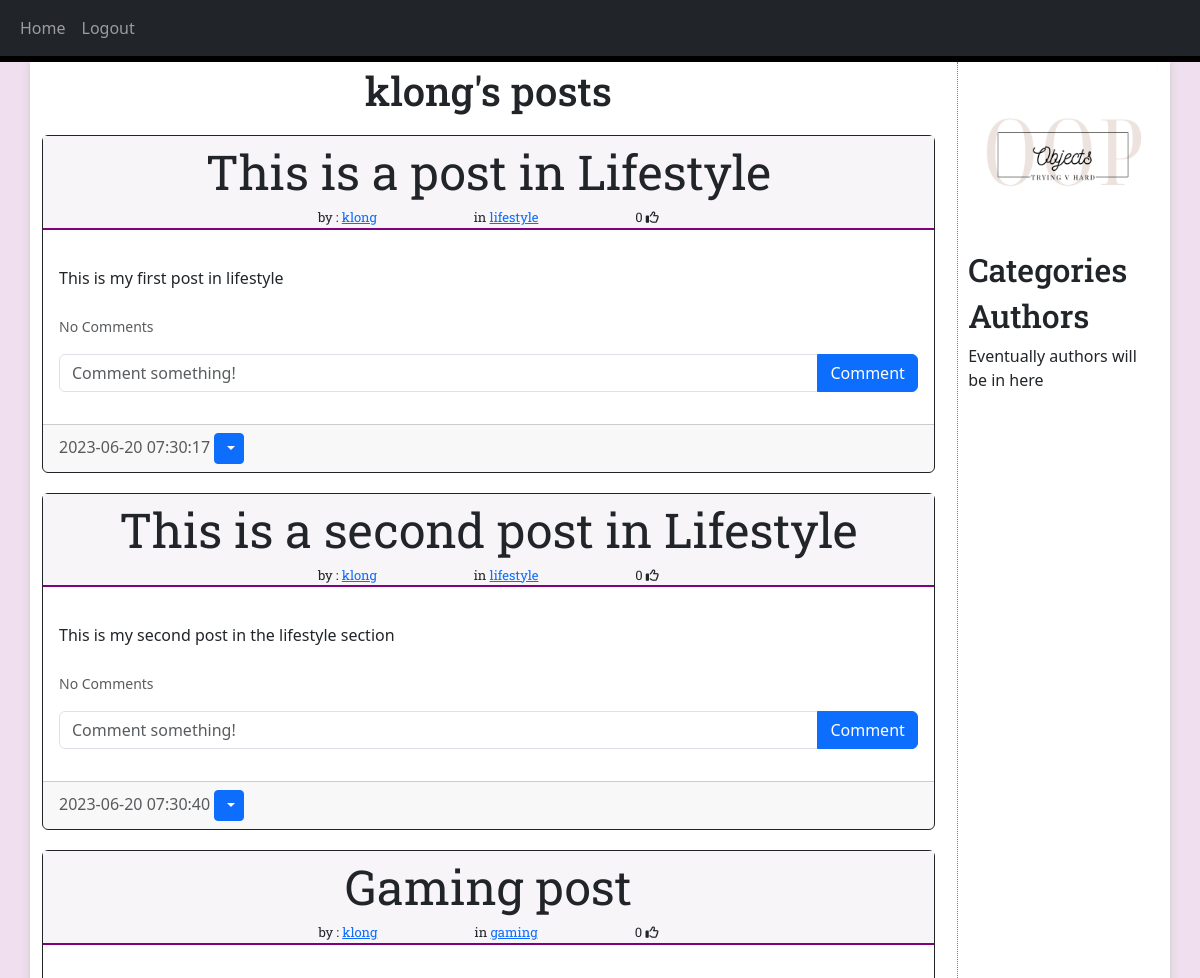
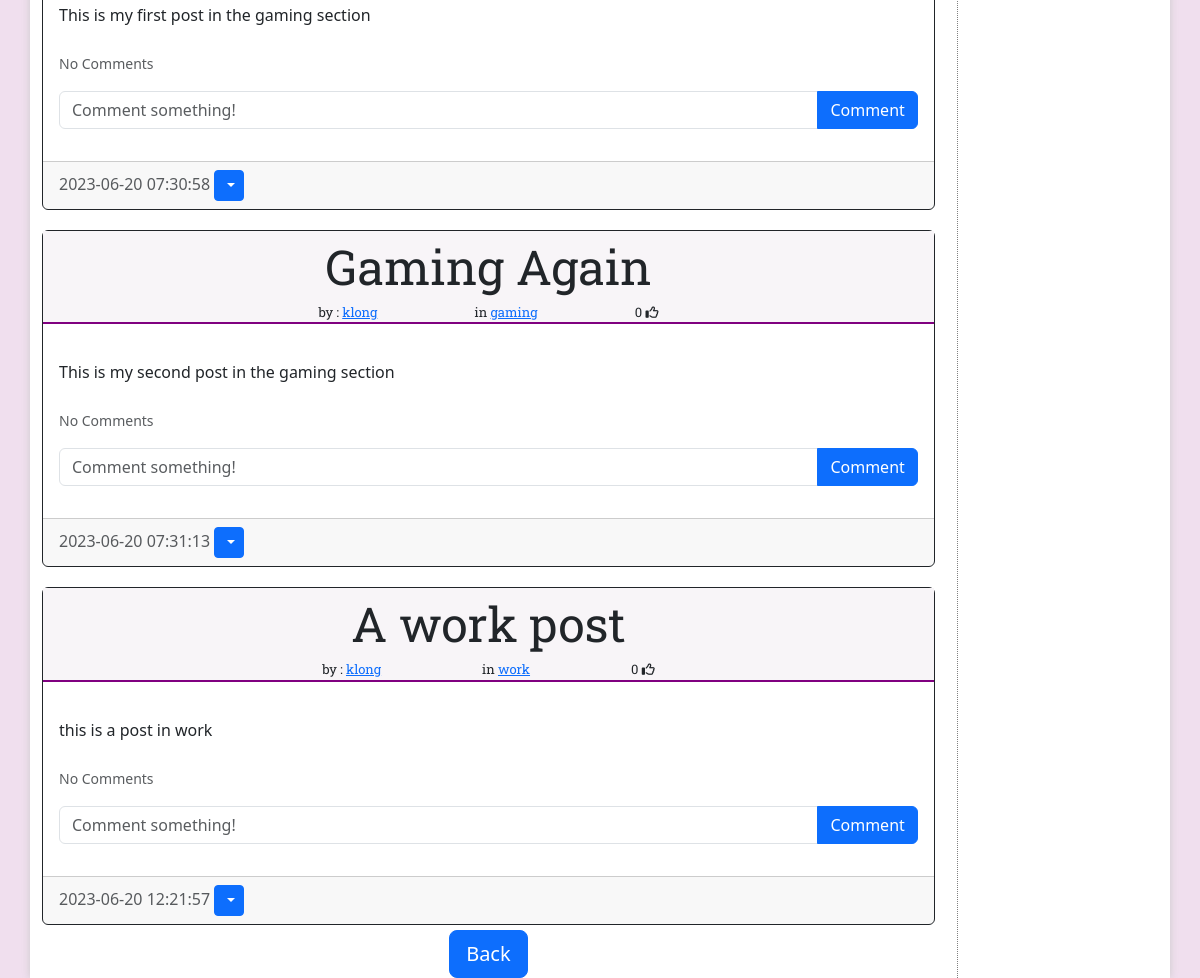
Screenshot of /posts/klong (signed in) with the database file from the repository (2 pictures, top to bottom).
### website/models.py (models this page shows)
class User(db.Model, UserMixin):
    id = db.Column(db.Integer, primary_key = True)
    email = db.Column(db.String(170), unique = True)
    username = db.Column(db.String(170), unique = True)
    password = db.Column(db.String(170))
    date_created = db.Column(db.DateTime(timezone = True),default = func.now())
    posts = db.relationship('Post', backref='user', passive_deletes=True)
    comments = db.relationship('Comment', backref='user', passive_deletes=True)
    likes = db.relationship('Like', backref='user', passive_deletes=True)

class Post(db.Model):
    id = db.Column(db.Integer, primary_key = True)
    title = db.Column(db.String(200),nullable=False)
    category = db.Column(db.String(200))
    text = db.Column(db.Text, nullable = False)
    date_created = db.Column(db.DateTime(timezone=True), default=func.now())
    author = db.Column(db.Integer, db.ForeignKey('user.id', ondelete='CASCADE'), nullable=False)
    comments = db.relationship('Comment', backref='post', passive_deletes=True)
    likes = db.relationship('Like', backref='post', passive_deletes=True)

### website/views.py (the view)
@views.route("/posts/<username>")
@login_required
def posts(username):
    user = User.query.filter_by(username = username).first()
    if not user:
        flash("No user by that name exists", category = 'error')
        return redirect(url_for('views.home'))
    posts = user.posts
    return render_template("posts.html", user=current_user, posts = posts, username = username)

### website/__init__.py (called while the page is built)
def create_app():
    app = Flask(__name__)
    app.config['SECRET_KEY'] = "helloworld"
    app.config['SQLALCHEMY_DATABASE_URI'] = f'sqlite:///{DB_NAME}'
    db.init_app(app)
    from .views import views
    from .auth import auth
    app.register_blueprint(views, url_prefix="/")
    app.register_blueprint(auth, url_prefix="/")
    from .models import User, Post, Comment, Like
    with app.app_context():
        db.create_all()
    login_manager = LoginManager() #login_manager new instance of LoginManager class
    login_manager.login_view = "auth.login" # if the user isn't logged in, put them here
    login_manager.init_app(app)
    @login_manager.user_loader
    def load_user(id): #remember if we get this from an input it will be a string
        return User.query.get(int(id)) #hence the casting
    return app

### website/templates/posts.html (shortened to what this page needs)
{% extends "posts_div.html" %}
{% block header %} {{username}}'s posts {% endblock %}
{% block footer %}
    <div class="center">
      <a href="/home"><button type="button" class="btn btn-primary btn-lg">Back</button></a>
    </div>
{% endblock %}

### website/templates/posts_div.html (shortened to what this page needs)
{% extends "base.html" %} {% block title %}Home{% endblock %} {% block content
%}
<h1 class="center">{% block header %}Posts{% endblock %}</h1>
<div id="posts">
  {% for post in posts %}
  <div class="card border-dark">
    <div class="post_title">
      {{post.title}}
      <div class="post_info">
        <span>by : <a href="/posts/{{post.user.username}}"> {{post.user.username}} </a></span>
        <span> in <a href="/{{post.category}}">{{post.category}}</a></span>
        <span> <span id="likes-count-{{post.id}}">
            {{ post.likes|length }}</span>
          {% if user.id in post.likes|map(attribute="author")|list %}
          <i class="fas fa-thumbs-up" id="like-button-{{post.id}}" onclick="like({{post.id}})"></i>
          {% else %}
          <i class="far fa-thumbs-up" id="like-button-{{post.id}}" onclick="like({{post.id}})"></i>
          {% endif %} </span>
      </div>
    </div>
    <div class="card-body">
      <div class="card-text">{{post.text}}</div>
      <br />
      <p class="card-text">
        {% if post.comments|length > 0 %}
        <a data-bs-toggle="collapse" href="#comments-{{post.id}}" role="button">
          <small>View {{post.comments|length}} Comments</small>
        </a>
        {% else %}
        <small class="text-muted">No Comments</small>
        {% endif %}
      </p>
      <form class="input-group mb-3" method="POST" action="/create-comment/{{post.id}}">
        <input type="text" id="text" name="text" class="form-control" placeholder="Comment something!" />
        <button type="submit" class="btn btn-primary">Comment</button>
      </form>
    </div>
    <div class="card-footer text-muted">{{post.date_created}}
      {% if user.id == post.author %}
      <div class="btn-group">
        <button type="button" class="btn btn-sm btn-primary dropdown-toggle" data-bs-toggle="dropdown">
        </button>
      </div>
      {% endif %}
    </div>
  </div>
  {% endfor %}
</div>
{% block footer %}{% endblock %}
{% endblock %}

### website/static/style.css (style rules this page uses)
body { background-color: rgb(240, 223, 238); }
.center { text-align: center; padding-top: 5px; }
h1,h2 { font-family: 'Roboto Slab', serif; }
#posts > div, .card-body > div { margin-top: 20px; }
.post_title { background-color: rgb(248, 245, 248); text-align: center; font-family: 'Roboto Slab', serif; font-size: 3rem; border-bottom: 2px solid purple; }
.post_info { margin: 0 auto; font-size: small; width: 60%; display: flex; justify-content: space-evenly; }

### rows the page displays
User: username "klong"
Post: title "This is a post in Lifestyle", user.username "klong", category "lifestyle", likes|length "0", text "This is my first post in lifestyle", date_created "2023-06-20 07:30:17"
Post: title "This is a second post in Lifestyle", user.username "klong", category "lifestyle", likes|length "0", text "This is my second post in the lifestyle section", date_created "2023-06-20 07:30:40"
Post: title "Gaming post", user.username "klong", category "gaming", likes|length "0", text "This is my first post in the gaming section", date_created "2023-06-20 07:30:58"
Post: title "Gaming Again", user.username "klong", category "gaming", likes|length "0", text "This is my second post in the gaming section", date_created "2023-06-20 07:31:13"
Post: title "A work post", user.username "klong", category "work", likes|length "0", text "this is a post in work", date_created "2023-06-20 12:21:57"
